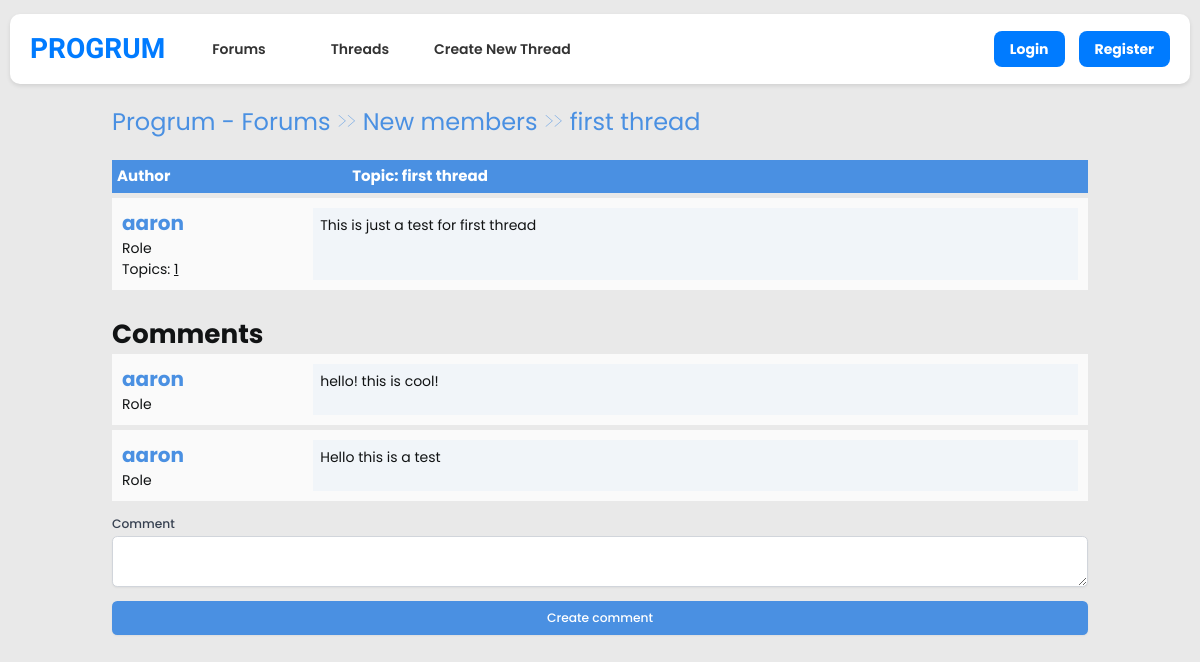
Before: /threads/first-thread-1/ with the older database file.
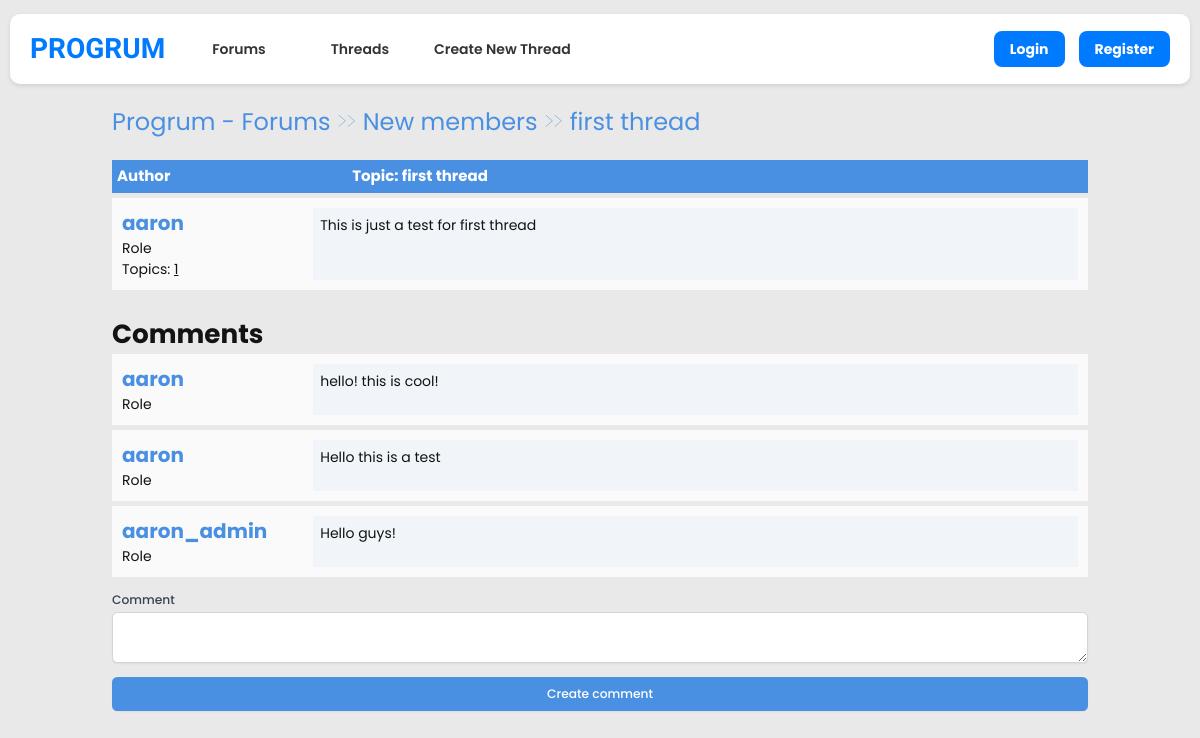
After: the same page with the newer database file.
### post/models.py (models this page shows, shortened)
class Post(models.Model):
    thread = models.ForeignKey(Thread, related_name='posts', on_delete=models.CASCADE)
    author = models.ForeignKey(User, on_delete=models.CASCADE)
    body = models.TextField()
    slug = models.SlugField()
    created_at = models.DateTimeField(auto_now_add=True)
    updated_at = models.DateTimeField(auto_now=True)

### thread/views.py (the view)
# urls.py: path("<slug:slug>/", views.thread_page, name="thread_page"),
def thread_page(request, slug):
    try:
        thread = get_object_or_404(Thread, slug=slug)
        thread.views += 1
        thread.save()
        posts = Post.objects.filter(thread=thread).order_by('created_at')
    except Thread.DoesNotExist:
        raise Http404("Thread does not exist")
    return render(request, 'threads/thread_page.html', {'thread': thread, 'posts': posts})

### thread/templates/threads/thread_page.html (shortened to what this page needs)
{% extends '_base.html' %}
{% block content %}
  <div class="navigate">
    <span><a href="{% url 'index' %}">Progrum - Forums</a> >> <a href="{% url 'forum_detail' thread.forum.slug %}">{{ thread.forum.name }}</a> >> <a href="">{{ thread.title }}</a></span>
  </div>
  <div class="topic-container">
    <div class="head">
      <div class="authors my-auto">Author</div>
      <div class="content my-auto pl-12">Topic: {{ thread.title }}</div>
    </div>
    <div class="body">
      <div class="authors">
        <div class="username">
          <a href="">{{ thread.created_by }}</a>
        </div>
        <div>Role</div>
        <div>
          Topics: <u>{{ thread.created_by.thread_set.count }}</u>
        </div>
      </div>
      <div class="content bg-slate-100 p-2">{{ thread.body }}</div>
    </div>
  </div>
  <h2 class="mt-8">Comments</h2>
  {% for post in posts %}
    <div class="comments-container">
      <div class="body">
        <div class="authors">
          <div class="username">
            <a href="">{{ post.author }}</a>
          </div>
          <div>Role</div>
        </div>
        <div class="content bg-slate-100 p-2">{{ post.body }}</div>
      </div>
    </div>
  {% endfor %}
  <form action="{% url 'create_post' thread.slug %}" method="post" class="mt-4">
    <div class="mb-4">
      <label for="body" class="block text-sm font-medium text-gray-700">Comment</label>
      <textarea name="body" id="body" class="mt-1 block w-full px-3 py-2 border border-gray-300 rounded-md shadow-sm focus:outline-none focus:ring-indigo-500 focus:border-indigo-500 sm:text-sm" required></textarea>
    </div>
    <button type="submit" class="btn">Create comment</button>
  </form>
{% endblock %}

Changed rows visible on the page:
added Post: author "aaron_admin", body "Hello guys!"
